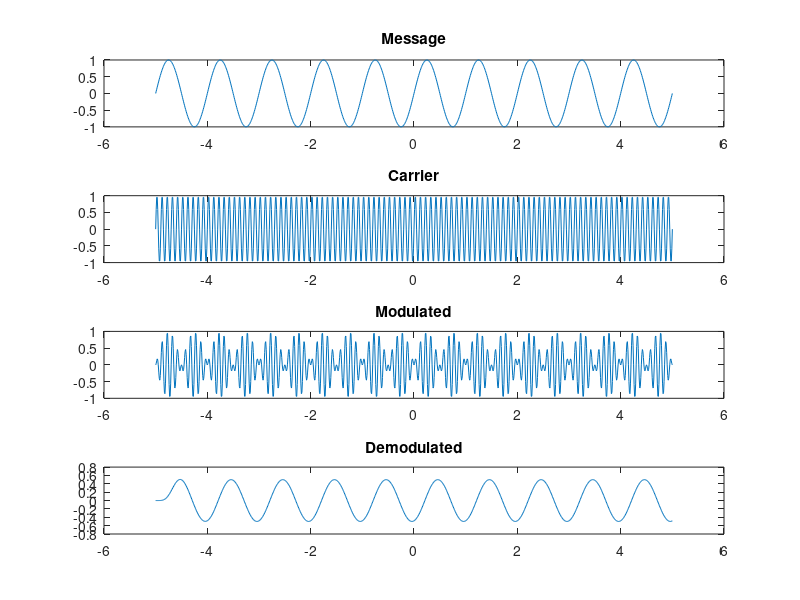

Recreate this plot in MATLAB.
clear all;
close all;

t = -5:0.01:5;

m = sin(2*pi*1*t);
c = sin(2*pi*10*t);

s = m.*c;

cor = xcorr(m,c);

subplot(4,1,1);
plot(t,m);
xlabel("");
ylabel("");
title("Message");

subplot(4,1,2);
plot(t,c);
xlabel("");
ylabel("");
title("Carrier");

subplot(4,1,3);
plot(t,s);
xlabel("");
ylabel("");
title("Modulated");

d = s.*c;

[a,b]=butter(5,1/10/2);

dmod = filter(a,b,d);

subplot(4,1,4);
plot(t,dmod);
xlabel("");
ylabel("");
title("Demodulated");
